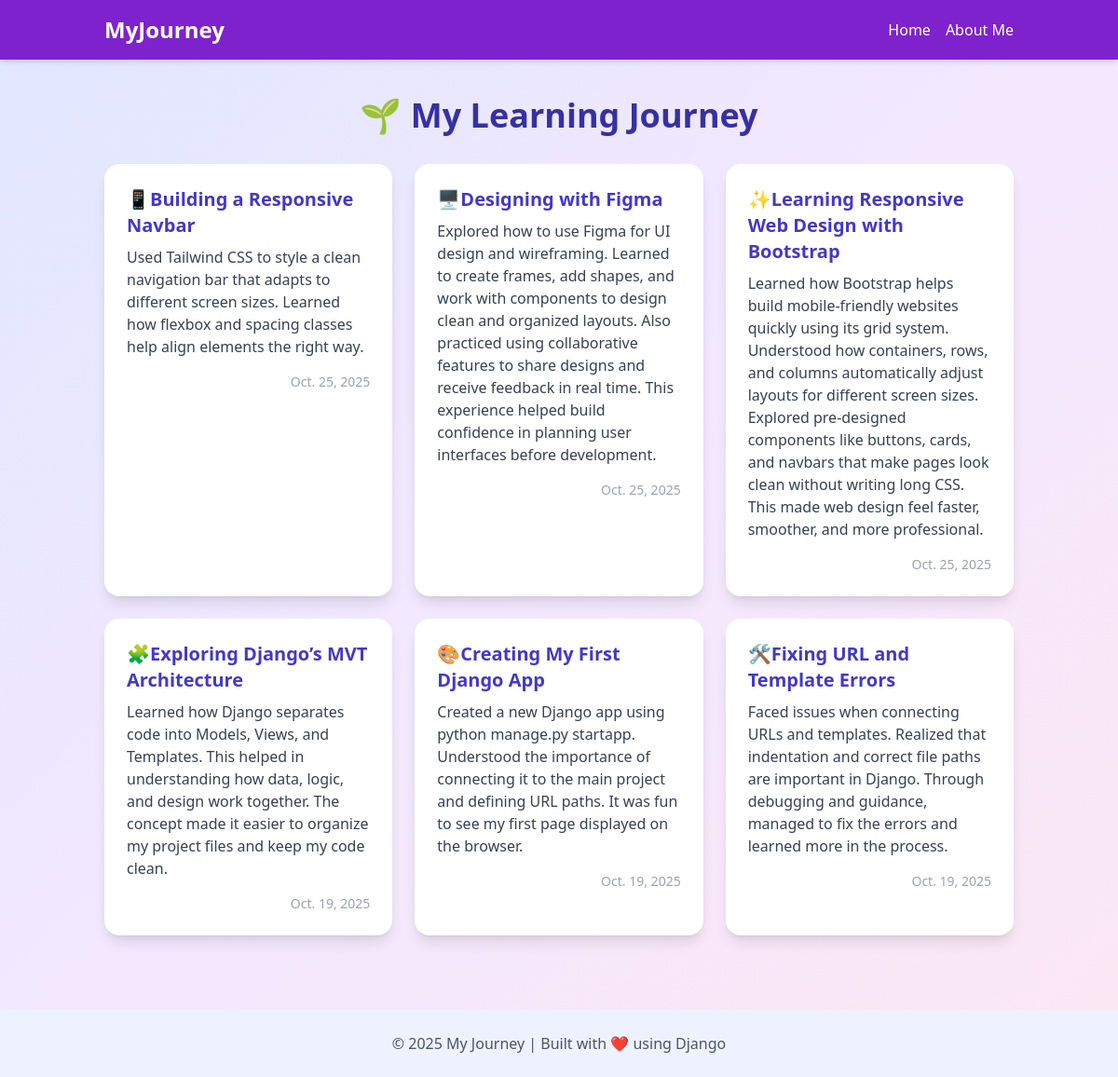
The page / on the database its author committed.
### kdJourney/models.py (models this page shows, shortened)
class LearningEntry(models.Model):
    title = models.CharField(max_length=120)
    description = models.TextField()
    date = models.DateField(auto_now_add=True)

### kdJourney/views.py (the view)
# urls.py: path('', views.index, name='index'),
def index(request):
    entries = LearningEntry.objects.all().order_by('-date')
    return render(request, 'index.html', {'entries': entries})

### kdJourney/templates/index.html (shortened to what this page needs)
<!DOCTYPE html>
<html lang="en">
<head>
    <script src="https://cdn.tailwindcss.com"></script>
</head>
<body class="bg-gradient-to-br from-indigo-100 via-purple-100 to-pink-100 min-h-screen flex flex-col">
<nav class="bg-purple-700 text-white shadow-md">
    <div class="container mx-auto flex justify-between items-center py-4 px-6">
        <a href="/" class="text-2xl font-bold hover:text-purple-300 transition-colors">MyJourney</a>
        <div id="mobile-menu" class="hidden md:flex md:space-x-4 flex-col md:flex-row items-center md:items-start">
            <a href="/" class="hover:text-purple-300 transition-colors py-2 md:py-0 text-center md:text-left">Home</a>
            <a href="/about/" class="hover:text-purple-300 transition-colors py-2 md:py-0 text-center md:text-left">About Me</a>
        </div>
    </div>
</nav>
    <main class="flex-grow container mx-auto px-6 py-10">
        <h1 class="text-4xl font-bold text-center mb-8 text-indigo-800">🌱 My Learning Journey</h1>
        <div class="grid grid-cols-1 md:grid-cols-2 lg:grid-cols-3 gap-6">
            {% for entry in entries %}
            <div class="bg-white rounded-2xl shadow-lg p-6 transform hover:-translate-y-2 hover:shadow-2xl transition-all">
                <h2 class="text-xl font-semibold text-indigo-700 mb-2">{{ entry.title }}</h2>
                <p class="text-gray-700 mb-4">{{ entry.description }}</p>
                <p class="text-gray-400 text-sm text-right">{{ entry.date }}</p>
            </div>
            {% empty %}
            <p class="text-center text-gray-500 col-span-full">No learning entries yet. Start adding your journey!</p>
            {% endfor %}
        </div>
    </main>
    <footer class="text-center text-gray-600 py-6 bg-indigo-50 mt-10">
        &copy; 2025 My Journey | Built with ❤️ using Django
    </footer>
</body>
</html>

### rows shown on the page
LearningEntry: title "📱Building a Responsive Navbar", description "Used Tailwind CSS to style a clean navigation bar that adapts to different screen sizes. Learned how flexbox and spacing classes help align elements the right way.", date "Oct. 25, 2025"
LearningEntry: title "🖥️Designing with Figma", description "Explored how to use Figma for UI design and wireframing. Learned to create frames, add shapes, and work with components to design clean and organized layouts. Also practiced using collaborative features to share designs and receive feedback in real time. This experience helped build confidence in planning user interfaces before development.", date "Oct. 25, 2025"
LearningEntry: title "✨Learning Responsive Web Design with Bootstrap", description "Learned how Bootstrap helps build mobile-friendly websites quickly using its grid system. Understood how containers, rows, and columns automatically adjust layouts for different screen sizes. Explored pre-designed components like buttons, cards, and navbars that make pages look clean without writing long CSS. This made web design feel faster, smoother, and more professional.", date "Oct. 25, 2025"
LearningEntry: title "🧩Exploring Django’s MVT Architecture", description "Learned how Django separates code into Models, Views, and Templates. This helped in understanding how data, logic, and design work together. The concept made it easier to organize my project files and keep my code clean.", date "Oct. 19, 2025"
LearningEntry: title "🎨Creating My First Django App", description "Created a new Django app using python manage.py startapp. Understood the importance of connecting it to the main project and defining URL paths. It was fun to see my first page displayed on the browser.", date "Oct. 19, 2025"
LearningEntry: title "🛠Fixing URL and Template Errors", description "Faced issues when connecting URLs and templates. Realized that indentation and correct file paths are important in Django. Through debugging and guidance, managed to fix the errors and learned more in the process.", date "Oct. 19, 2025"
